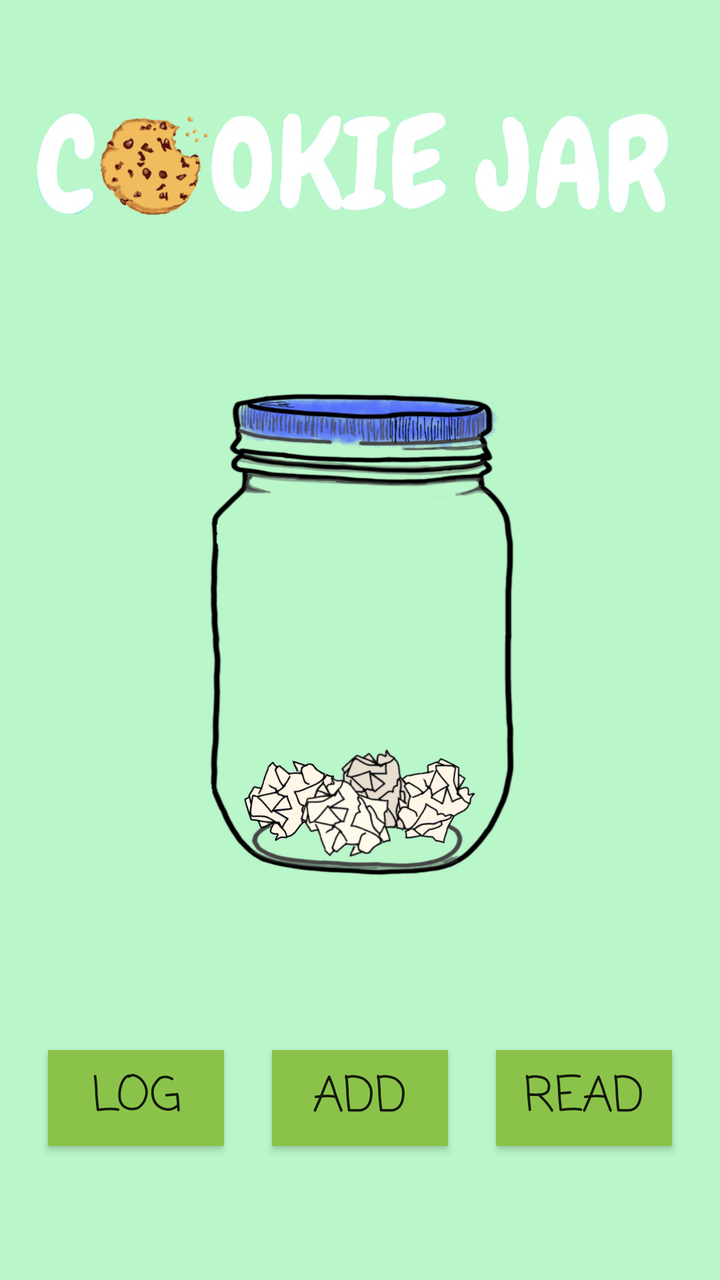
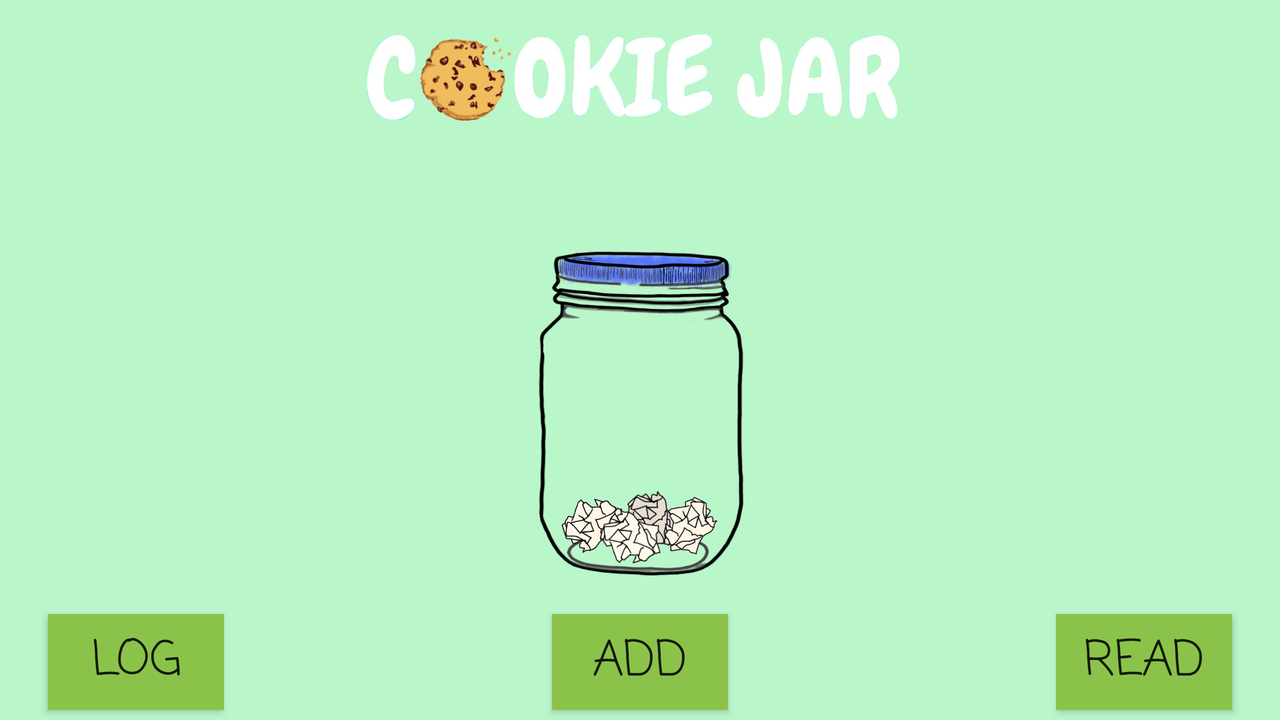

One screen, two layout resources from the same app: the default and the repository's alternative for another configuration. Each is rendered where Android would select it; the XML of both is given below.
<!-- AndroidManifest.xml: application theme AppTheme -->
<!-- res/layout/activity_main.xml -->
<?xml version="1.0" encoding="utf-8"?>
<androidx.constraintlayout.widget.ConstraintLayout xmlns:android="http://schemas.android.com/apk/res/android"
    xmlns:app="http://schemas.android.com/apk/res-auto"
    xmlns:tools="http://schemas.android.com/tools"
    android:layout_width="match_parent"
    android:layout_height="match_parent"
    android:background="@color/background"
    tools:context=".MainActivity">

    <Button
        android:id="@+id/button"
        android:layout_width="wrap_content"
        android:layout_height="wrap_content"
        android:layout_marginStart="24dp"
        android:layout_marginLeft="24dp"
        android:background="@color/buttonColour"
        android:fontFamily="casual"
        android:onClick="show_log"
        android:text="@string/log_button"
        android:textSize="24sp"
        app:layout_constraintBottom_toBottomOf="parent"
        app:layout_constraintStart_toStartOf="parent"
        app:layout_constraintTop_toBottomOf="@+id/imageView" />

    <Button
        android:id="@+id/button2"
        android:layout_width="wrap_content"
        android:layout_height="wrap_content"
        android:background="@color/buttonColour"
        android:fontFamily="casual"
        android:onClick="add_paper"
        android:text="@string/add_button"
        android:textSize="24sp"
        app:layout_constraintBottom_toBottomOf="parent"
        app:layout_constraintEnd_toStartOf="@+id/button3"
        app:layout_constraintStart_toEndOf="@+id/button"
        app:layout_constraintTop_toBottomOf="@+id/imageView" />

    <Button
        android:id="@+id/button3"
        android:layout_width="wrap_content"
        android:layout_height="wrap_content"
        android:layout_marginEnd="24dp"
        android:layout_marginRight="24dp"
        android:background="@color/buttonColour"
        android:fontFamily="casual"
        android:onClick="take_paper"
        android:text="@string/take_button"
        android:textSize="24sp"
        app:layout_constraintBottom_toBottomOf="parent"
        app:layout_constraintEnd_toEndOf="parent"
        app:layout_constraintTop_toBottomOf="@+id/imageView" />

    <ImageView
        android:id="@+id/imageView"
        android:layout_width="263dp"
        android:layout_height="279dp"
        android:background="@android:color/transparent"
        android:contentDescription="@string/empty_jar_description"
        app:layout_constraintBottom_toBottomOf="parent"
        app:layout_constraintEnd_toEndOf="parent"
        app:layout_constraintStart_toStartOf="parent"
        app:layout_constraintTop_toTopOf="parent"
        app:layout_constraintVertical_bias="0.496"
        app:srcCompat="@drawable/jar_with_paper"
        tools:srcCompat="@drawable/jar_with_paper" />

    <ImageView
        android:id="@+id/imageView4"
        android:layout_width="wrap_content"
        android:layout_height="wrap_content"
        android:contentDescription="@string/logo_description"
        android:cropToPadding="false"
        app:layout_constraintBottom_toTopOf="@+id/imageView"
        app:layout_constraintEnd_toEndOf="parent"
        app:layout_constraintStart_toStartOf="parent"
        app:layout_constraintTop_toTopOf="parent"
        app:srcCompat="@drawable/logo"
        tools:srcCompat="@drawable/logo" />

</androidx.constraintlayout.widget.ConstraintLayout>
<!-- resources referenced by this layout -->
<resources>
  <color name="background">#B9F6CA</color>
  <color name="buttonColour">#8BC34A</color>
  <!-- drawable jar_with_paper: png bitmap (drawable, 266044 bytes) -->
  <!-- drawable logo: png bitmap (drawable, 101734 bytes) -->
  <string name="add_button">ADD</string>
  <string name="empty_jar_description">Picture of Cookie Jar</string>
  <string name="log_button">LOG</string>
  <string name="logo_description">Picture of Cookie Jar Logo</string>
  <string name="take_button">Read</string>
  <style name="AppTheme" parent="Theme.AppCompat.Light.DarkActionBar">
          
          <item name="colorPrimary">@color/colorPrimary</item>
          <item name="colorPrimaryDark">@color/colorPrimaryDark</item>
          <item name="colorAccent">@color/colorAccent</item>
      </style>
  <color name="colorPrimary">#6200EE</color>
  <color name="colorPrimaryDark">#3700B3</color>
  <color name="colorAccent">#03DAC5</color>
</resources>
<!-- res/layout-land/activity_main.xml (the repository's variant of the layout above) -->
<!-- drawn on the phone turned sideways -->
<?xml version="1.0" encoding="utf-8"?>
<androidx.constraintlayout.widget.ConstraintLayout xmlns:android="http://schemas.android.com/apk/res/android"
    xmlns:app="http://schemas.android.com/apk/res-auto"
    xmlns:tools="http://schemas.android.com/tools"
    android:layout_width="match_parent"
    android:layout_height="match_parent"
    android:background="#B9F6CA"
    tools:context=".MainActivity">

    <Button
        android:id="@+id/button"
        android:layout_width="wrap_content"
        android:layout_height="wrap_content"
        android:layout_marginStart="24dp"
        android:layout_marginLeft="24dp"
        android:background="@color/buttonColour"
        android:fontFamily="casual"
        android:onClick="show_log"
        android:text="@string/log_button"
        android:textSize="24sp"
        app:layout_constraintBottom_toBottomOf="parent"
        app:layout_constraintStart_toStartOf="parent"
        app:layout_constraintTop_toBottomOf="@+id/imageView" />

    <Button
        android:id="@+id/button2"
        android:layout_width="wrap_content"
        android:layout_height="wrap_content"
        android:background="@color/buttonColour"
        android:fontFamily="casual"
        android:onClick="add_paper"
        android:text="@string/add_button"
        android:textSize="24sp"
        app:layout_constraintBottom_toBottomOf="parent"
        app:layout_constraintEnd_toStartOf="@+id/button3"
        app:layout_constraintStart_toEndOf="@+id/button"
        app:layout_constraintTop_toBottomOf="@+id/imageView" />

    <Button
        android:id="@+id/button3"
        android:layout_width="wrap_content"
        android:layout_height="wrap_content"
        android:layout_marginEnd="24dp"
        android:layout_marginRight="24dp"
        android:background="@color/buttonColour"
        android:fontFamily="casual"
        android:onClick="take_paper"
        android:text="@string/take_button"
        android:textSize="24sp"
        app:layout_constraintBottom_toBottomOf="parent"
        app:layout_constraintEnd_toEndOf="parent"
        app:layout_constraintTop_toBottomOf="@+id/imageView" />

    <ImageView
        android:id="@+id/imageView"
        android:layout_width="190dp"
        android:layout_height="188dp"
        android:layout_marginBottom="32dp"
        android:background="@android:color/transparent"
        android:contentDescription="@string/empty_jar_description"
        app:layout_constraintBottom_toBottomOf="parent"
        app:layout_constraintEnd_toEndOf="parent"
        app:layout_constraintStart_toStartOf="parent"
        app:layout_constraintTop_toBottomOf="@+id/imageView4"
        app:srcCompat="@drawable/jar_with_paper"
        tools:srcCompat="@drawable/jar_with_paper" />

    <ImageView
        android:id="@+id/imageView4"
        android:layout_width="611dp"
        android:layout_height="83dp"
        android:layout_marginTop="4dp"
        android:contentDescription="@string/logo_description"
        android:cropToPadding="false"
        app:layout_constraintEnd_toEndOf="parent"
        app:layout_constraintHorizontal_bias="0.496"
        app:layout_constraintStart_toStartOf="parent"
        app:layout_constraintTop_toTopOf="parent"
        app:srcCompat="@drawable/logo"
        tools:srcCompat="@drawable/logo" />

</androidx.constraintlayout.widget.ConstraintLayout>
<!-- resources referenced by the variant -->
<!-- as the phone turned sideways resolves them -->
<resources>
  <color name="buttonColour">#8BC34A</color>
  <!-- drawable jar_with_paper: png bitmap (drawable, 266044 bytes) -->
  <!-- drawable logo: png bitmap (drawable, 101734 bytes) -->
  <string name="add_button">ADD</string>
  <string name="empty_jar_description">Picture of Cookie Jar</string>
  <string name="log_button">LOG</string>
  <string name="logo_description">Picture of Cookie Jar Logo</string>
  <string name="take_button">Read</string>
  <style name="AppTheme" parent="Theme.AppCompat.Light.DarkActionBar">
          
          <item name="colorPrimary">@color/colorPrimary</item>
          <item name="colorPrimaryDark">@color/colorPrimaryDark</item>
          <item name="colorAccent">@color/colorAccent</item>
      </style>
  <color name="colorPrimary">#6200EE</color>
  <color name="colorPrimaryDark">#3700B3</color>
  <color name="colorAccent">#03DAC5</color>
</resources>
